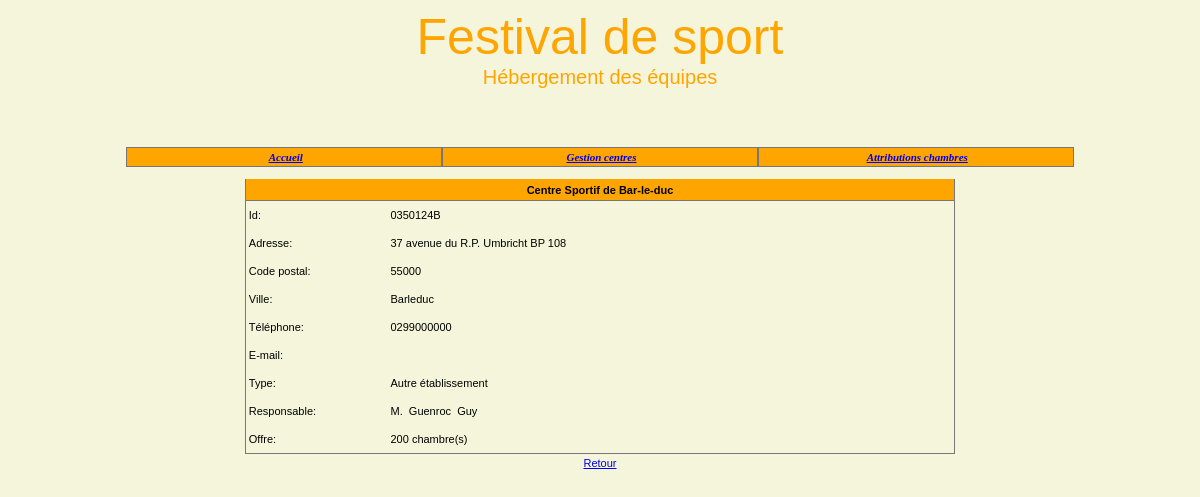
The app's page /detailcentre.php?action=demanderVoirEtab&id=0350124B with its own data.
### tables this page shows
CREATE TABLE IF NOT EXISTS `centre` (
  `id` char(8) NOT NULL,
  `nom` varchar(45) NOT NULL,
  `adresseRue` varchar(45) NOT NULL,
  `codePostal` char(5) NOT NULL,
  `ville` varchar(35) NOT NULL,
  `tel` varchar(13) NOT NULL,
  `adresseElectronique` varchar(70) DEFAULT NULL,
  `type` tinyint(4) NOT NULL,
  `civiliteResponsable` varchar(12) NOT NULL,
  `nomResponsable` varchar(25) NOT NULL,
  `prenomResponsable` varchar(25) DEFAULT NULL,
  `nombreChambresOffertes` int(11) DEFAULT NULL,
  PRIMARY KEY (`id`)
);

### detailcentre.php (the view, shortened to what this page needs)
<?php
include("_debut2.inc.php");
include("_gestionBase.inc.php");
$connexion=connect();
$id=$_REQUEST['id'];
$action=$_REQUEST['action'];
if ($action=='demanderVoirEtab')
{
$rsEtab=$connexion->query("SELECT * from centre where id='$id'");
while ($lgEtab=$rsEtab->fetch())
{
$id=$lgEtab['id'];
$nom=$lgEtab['nom'];
$adresseRue=$lgEtab['adresseRue'];
$codePostal=$lgEtab['codePostal'];
$ville=$lgEtab['ville'];
$tel=$lgEtab['tel'];
$adresseElectronique=$lgEtab['adresseElectronique'];
$type=$lgEtab['type'];
$civiliteResponsable=$lgEtab['civiliteResponsable'];
$nomResponsable=$lgEtab['nomResponsable'];
$prenomResponsable=$lgEtab['prenomResponsable'];
$nombreChambresOffertes=$lgEtab['nombreChambresOffertes'];
}
}
echo "
<table width='60%' cellspacing='0' cellpadding='0' align='center'
class='tabNonQuadrille'>
   <tr class='enTeteTabNonQuad'>
      <td colspan='3'>$nom</td>
   </tr>
   <tr class='ligneTabNonQuad'>
      <td  width='20%'> Id: </td>
      <td>$id</td>
   </tr>
   <tr class='ligneTabNonQuad'>
      <td> Adresse: </td>
      <td>$adresseRue</td>
   </tr>
   <tr class='ligneTabNonQuad'>
      <td> Code postal: </td>
      <td>$codePostal</td>
   </tr>
   <tr class='ligneTabNonQuad'>
      <td> Ville: </td>
      <td>$ville</td>
   </tr>
   <tr class='ligneTabNonQuad'>
      <td> Téléphone: </td>
      <td>$tel</td>
   </tr>
   <tr class='ligneTabNonQuad'>
      <td> E-mail: </td>
      <td>$adresseElectronique</td>
   </tr>
   <tr class='ligneTabNonQuad'>
      <td> Type: </td>";
      if ($type==1)
      {
         echo "<td> centre sportif </td>";
      }
      else
      {
         echo "<td> Autre établissement </td>";
      }
   echo "
   </tr>
   <tr class='ligneTabNonQuad'>
      <td> Responsable: </td>
      <td>$civiliteResponsable&nbsp; $nomResponsable&nbsp; $prenomResponsable
      </td>
   </tr>
   <tr class='ligneTabNonQuad'>
      <td> Offre: </td>
      <td>$nombreChambresOffertes&nbsp;chambre(s)</td>
   </tr>
</table>
<table align='center'>
   <tr>
      <td align='center'><a href='listecentres.php'>Retour</a>
      </td>
   </tr>
</table>";
?>

### css/cssGeneral.css (style rules this page uses)
td,tr { font:11px Arial, Helvetica, sans-serif; }
table.tabNonQuadrille { background-color:beige; border-bottom:1px solid #777777; border-right:1px solid #777777; border-left:1px solid #777777; border-top:1px #777777; color:black; }
tr.enTeteTabNonQuad td { background-color: orange; height:21px; text-align:center; font-weight:bold; border-bottom:1px solid #777777; }
tr.ligneTabNonQuad td { background-color:beige; height:28px; text-align:left; padding-left:3px; color:black; }

### records on screen
centre: nom "Centre Sportif de Bar-le-duc", id "0350124B", adresseRue "37 avenue du R.P. Umbricht BP 108", codePostal "55000", ville "Barleduc", tel "0299000000", civiliteResponsable "M.", nomResponsable "Guenroc", prenomResponsable "Guy", nombreChambresOffertes "200"
